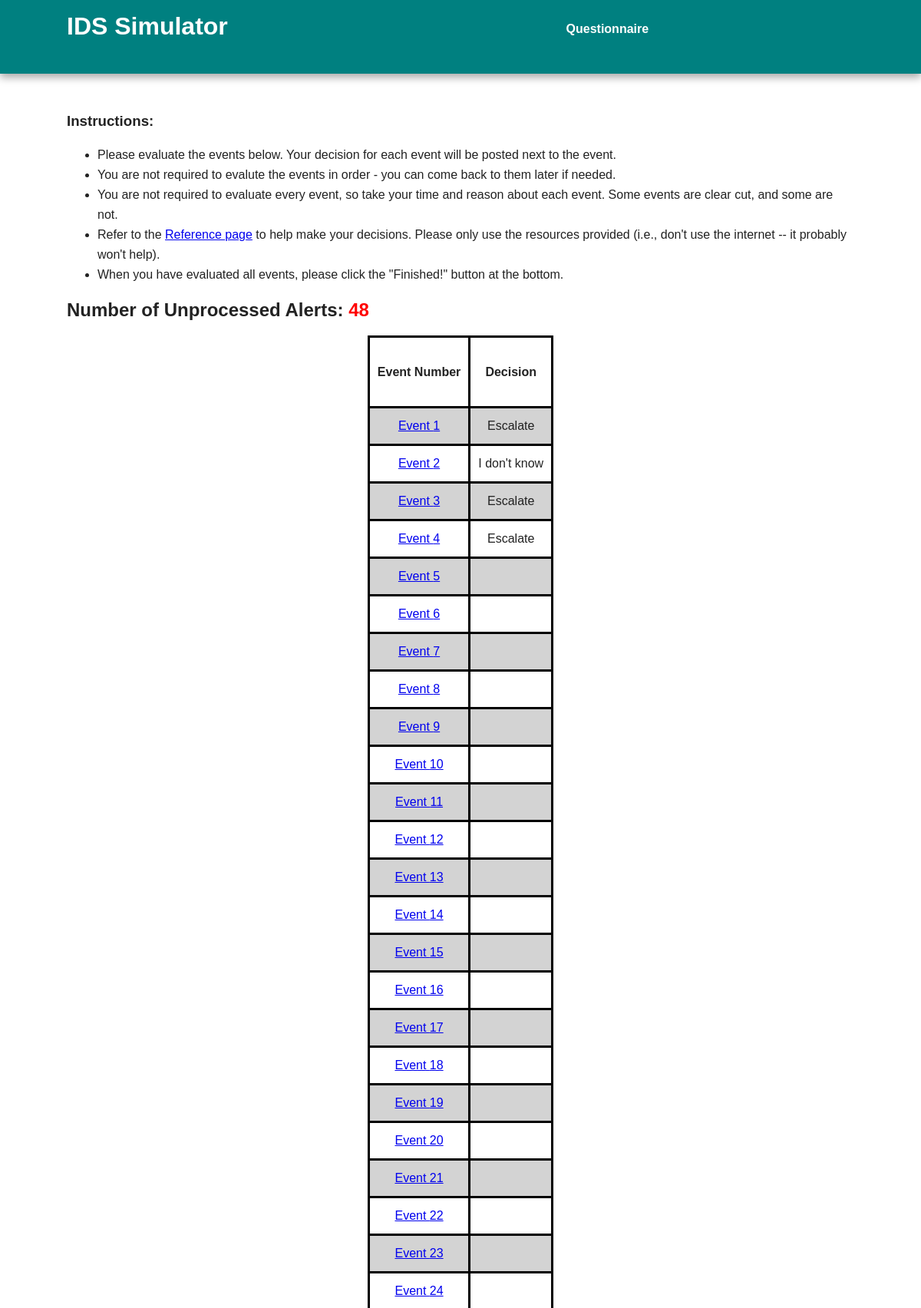
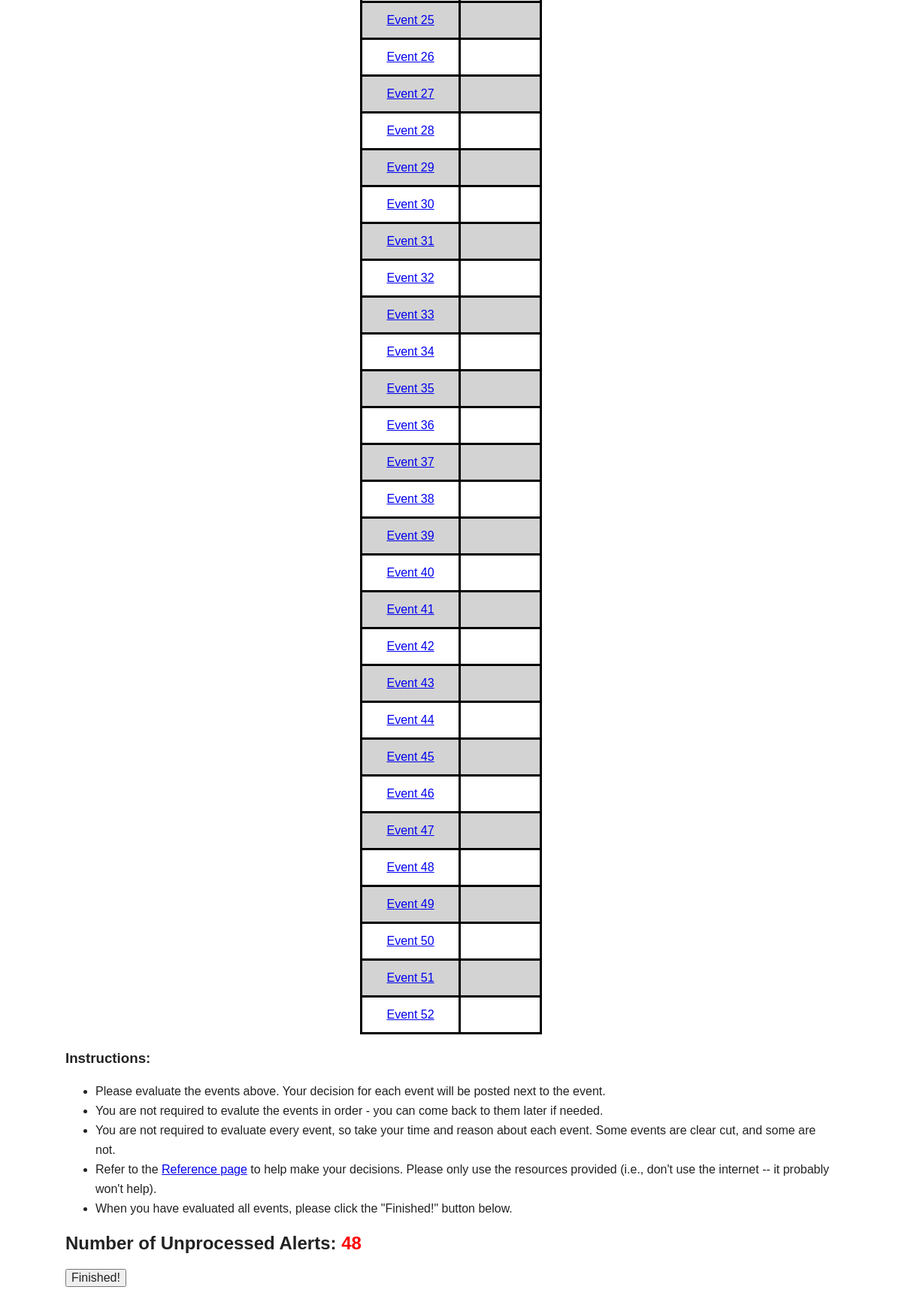
/experiment (signed in), run on the app's committed database (2 pictures, top to bottom).
### models.py (models this page shows)
class Event(db.Model):
    id = db.Column(db.Integer, primary_key=True)
    should_escalate = db.Column(db.String(25))
    country_of_authentication1 = db.Column(db.String(25))
    number_successful_logins1 = db.Column(db.String(25))
    number_failed_logins1 = db.Column(db.String(25))
    source_provider1 = db.Column(db.String(50))
    country_of_authentication2 = db.Column(db.String(25))
    number_successful_logins2 = db.Column(db.String(25))
    number_failed_logins2 = db.Column(db.String(25))
    source_provider2 = db.Column(db.String(50))
    time_between_authentications = db.Column(db.String(25))
    vpn_confidence = db.Column(db.String(5))

class EventDecision(db.Model):
    id = db.Column(db.Integer, primary_key=True)
    user = db.Column(db.String(50))
    event_id = db.Column(db.Integer)
    escalate = db.Column(db.String(15))
    confidence = db.Column(db.String(1))
    time_event_decision = db.Column(db.DateTime)
    def __repr__(self):
        return self.escalate

### crywolf.py (the view)
@app.route('/experiment', methods = ["GET", "POST"])
@login_required
def experiment():
    user = models.User.query.filter_by(username = current_user.username).first()
    if request.method == "GET" and user.time_begin == None:
        local_user = db.session.merge(user)
        local_user.time_begin = datetime.datetime.now()
        db.session.add(local_user)
        db.session.commit()
    if request.method == "POST":
        local_user = db.session.merge(user)
        local_user.experiment_complete = True
        db.session.add(local_user)
        db.session.commit()
        return redirect(url_for('postsurvey'))
    ids = [int(id) for id in current_user.events.split(",")]
    ids.insert(25, 73) #This is the most obvious "Escalate" event. Everyone sees this.
    ids.insert(6,74) #This is the "Please just select 'Escalate' event"
    ids.insert(43,75) #This is the "Please just select 'Don't escalate' event"
    if request.method == "GET":
        num_processed_alerts = 0
        for id in ids:
            if models.EventDecision.query.filter_by(user = current_user.username, event_id = id).\
                            order_by(models.EventDecision.time_event_decision.desc()).first() != None:
                num_processed_alerts += 1
    eventsList = []   #This will store an eventID and eventDecision tuple
    for id in ids:
        eventsList.append((models.Event.query.get(id),
                          models.EventDecision.query.filter_by(user = current_user.username, event_id = id).
                            order_by(models.EventDecision.time_event_decision.desc()).first())
                         )
    return render_template('experiment.html', eventsList=eventsList, num_unprocessed_alerts = (len(eventsList) - num_processed_alerts) )

### crywolf.py (called while the page is built)
@login_manager.user_loader
def load_user(user_id):
    return models.User.query.get(user_id)

### templates/experiment.html (shortened to what this page needs)
{% extends "base.html" %}
{% block content %}
    <div>
        <h3>Instructions:</h3>
        <ul>
            <li>Please evaluate the events below. Your decision for each event will be posted next to the event.</li>
            <li>You are not required to evalute the events in order - you can come back to them later if needed.</li>
            <li>You are not required to evaluate every event, so take your time and reason about each event. Some events are clear cut, and some are not. </li>
            <li>Refer to the <a href="{{ url_for('reference') }}">Reference page</a> to help make your decisions. Please only use the resources provided (i.e., don't use the internet -- it probably won't help).</li>
            <li>When you have evaluated all events, please click the "Finished!" button at the bottom.</li>
        </ul>
        <h2><span>Number of Unprocessed Alerts: </span>
            {% if num_unprocessed_alerts > 0 %}
                <span style="color:red">{{ num_unprocessed_alerts }}</span>
            {% else %}
                <span style="color:#40f65b">{{ num_unprocessed_alerts }}</span>
            {% endif %}
        </h2>
        <table align="center">
           <tr>
               <td><h4>Event Number</h4></td><td><h4>Decision</h4></td>
           </tr>
            {% for event, decision in eventsList %}
                <tr>
                    <td><a href="{{ url_for('eventPage', eventId = event.id) }}"> Event {{ loop.index }}</a></td>
                    <td>{% if decision != None %}
                            {{ decision }}
                        {% endif %}
                    </td>
                </tr>
            {% endfor %}
        </table>
        <h3>Instructions:</h3>
        <ul>
            <li>Please evaluate the events above. Your decision for each event will be posted next to the event.</li>
            <li>You are not required to evalute the events in order - you can come back to them later if needed.</li>
            <li>You are not required to evaluate every event, so take your time and reason about each event. Some events are clear cut, and some are not. </li>
            <li>Refer to the <a href="{{ url_for('reference') }}">Reference page</a> to help make your decisions. Please only use the resources provided (i.e., don't use the internet -- it probably won't help).</li>
            <li>When you have evaluated all events, please click the "Finished!" button below.</li>
        </ul>
        <h2><span>Number of Unprocessed Alerts: </span>
            {% if num_unprocessed_alerts > 0 %}
                <span style="color:red">{{ num_unprocessed_alerts }}</span>
            {% else %}
                <span style="color:#40f65b">{{ num_unprocessed_alerts }}</span>
            {% endif %}
        </h2>
        <form action ="" onsubmit = "return confirm('Are you sure you\'re finished with the experiment? You will not be able to go back!\nClick \'OK\' to continue.')" method="POST">
                <input type="submit" value="Finished!">
        </form>
    </div>
{% endblock %}

### static/css/main.css (style rules this page uses)
html { color: #222; font-size: 1em; line-height: 1.4; }
body { font: 16px/26px Helvetica, Helvetica Neue, Arial; }

### templates/experiment.html (style rules this page uses)
table, th, td { border: 3px solid black; text-align: center; padding: 10px; }
tr:nth-child(even) { background-color: lightgrey; }

### data on the page
Event: escalate "Escalate"
Event: escalate "I don't know"
Event: escalate "Escalate"
Event: escalate "Escalate"

### other printed values
{{ num_unprocessed_alerts }} "48"
